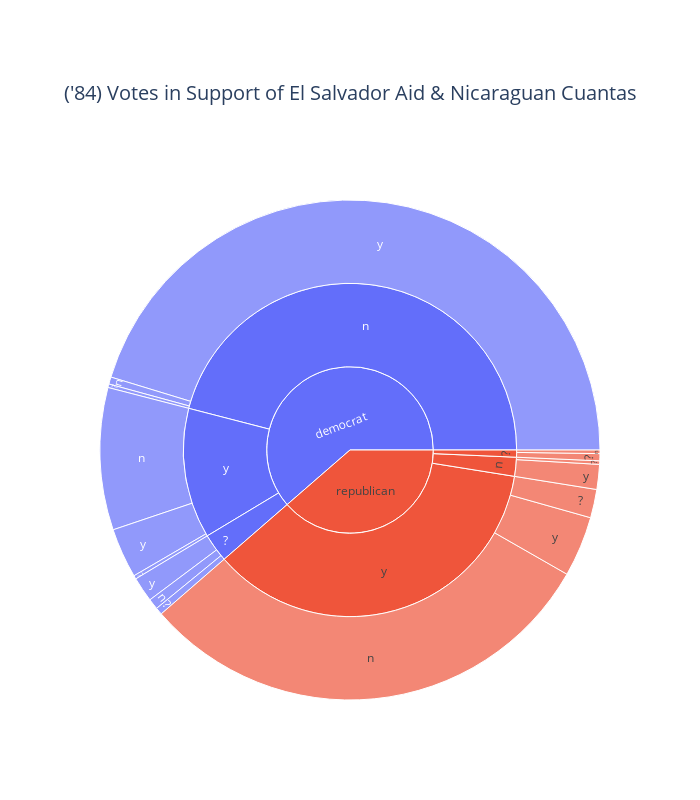

Write notebook code for a chart like this one.
### Markdown cell above
### Plotly Express Implementation 

#### Reference Code: 

import plotly.express as px

df = px.data.tips()

fig = px.sunburst(df, path=['sex', 'day', 'time'], values='total_bill', color='day')

fig.show()

### Code cell
fig = px.sunburst(df, path=[0, 5,8])
fig.update_layout(margin = dict(t=200, l=10, r=10, b=100),
width =700,
height=800,
 title_text= "('84) Votes in Support of El Salvador Aid & Nicaraguan Cuantas",
 title_font_size=20,
 title_x=0.5 )
fig.show()

### Figure 1 — Plotly figure (JSON) as saved in the notebook; plotly's stock layout.template omitted (floating-point values rounded to 4 significant figures)
{"data": [{"branchvalues": "total", "domain": {"x": [0, 1], "y": [0, 1]}, "hovertemplate": "labels=%{label}<br>count=%{value}<br>parent=%{parent}<br>id=%{id}<extra></extra>", "ids": ["democrat/?/?", "republican/?/?", "democrat/n/?", "republican/n/?", "democrat/y/?", "republican/y/?", "democrat/?/n", "republican/?/n", "democrat/n/n", "democrat/y/n", "republican/y/n", "democrat/?/y", "democrat/n/y", "republican/n/y", "democrat/y/y", "republican/y/y", "democrat/?", "republican/?", "democrat/n", "republican/n", "democrat/y", "republican/y", "democrat", "republican"], "labels": ["?", "?", "?", "?", "?", "?", "n", "n", "n", "n", "n", "y", "y", "y", "y", "y", "?", "?", "n", "n", "y", "y", "democrat", "republican"], "name": "", "parents": ["democrat/?", "republican/?", "democrat/n", "republican/n", "democrat/y", "republican/y", "democrat/?", "republican/?", "democrat/n", "democrat/y", "republican/y", "democrat/?", "democrat/n", "republican/n", "democrat/y", "republican/y", "democrat", "republican", "democrat", "republican", "democrat", "republican", "", ""], "type": "sunburst", "values": [2, 2, 1, 1, 1, 8, 3, 1, 2, 40, 132, 7, 197, 7, 14, 17, 12, 3, 200, 8, 55, 157, 267, 168]}], "layout": {"height": 800, "legend": {"tracegroupgap": 0}, "margin": {"b": 100, "l": 10, "r": 10, "t": 200}, "title": {"font": {"size": 20}, "text": "('84) Votes in Support of El Salvador Aid & Nicaraguan Cuantas", "x": 0.5}, "width": 700}}
